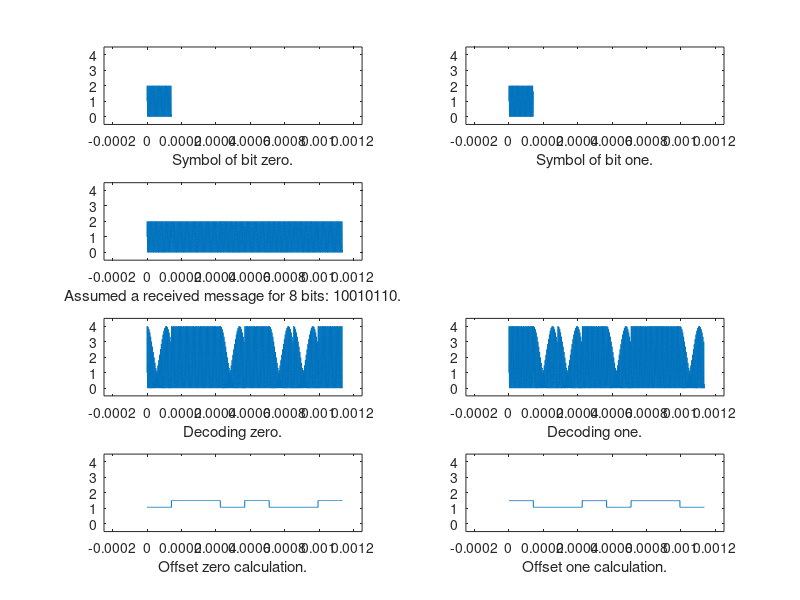

Source code (MATLAB):
% https://www.allaboutcircuits.com/technical-articles/digital-signal-processing-in-scilab-how-to-decode-an-fsk-signal/
% mducng, SoC team, G2touch
% For MPP2.0 digital HF
%%%%%%%%%%%%%%%%%%%%%%%%%%%%%%%%%%%%%%%%%%%%%%%%%%%%%%%%%%%%%%%%%%%%%%%%%%%
clc; clear;
close all;
f0               =  196429;
f1               =  205357;
Fs               =  4000000;
SamplesPerSymbol =  142*4;  % 142*10^(-6)*Fs = 142*4 (142 is from spec)

n                = 0:(SamplesPerSymbol-1);
t                = n*1/Fs;

SymbolZero       = 1 + sin(2*pi*f0*t);
SymbolOne        = 1 + sin(2*pi*f1*t);

%%%%%%%%%%%%%%%%%%%%%%%%%%%%%%%%%%%%%%%%%%%%%%%%%%%%%%%%%%%%%%%%%%%%%%%%%%%
receivedSignal   = [SymbolOne SymbolZero SymbolZero SymbolOne SymbolZero ...
    SymbolOne SymbolOne SymbolZero]; 
tRx              = (0:length(receivedSignal)-1)*1/Fs;

%%%%%%%%%%%%%%%%%%%%%%%%%%%%%%%%%%%%%%%%%%%%%%%%%%%%%%%%%%%%%%%%%%%%%%%%%%%
DecodingZero     = receivedSignal .* [SymbolZero SymbolZero SymbolZero ...
    SymbolZero SymbolZero SymbolZero SymbolZero SymbolZero];
DecodingOne      = receivedSignal .* [SymbolOne  SymbolOne  SymbolOne  ...
    SymbolOne  SymbolOne  SymbolOne  SymbolOne  SymbolOne ];

%%%%%%%%%%%%%%%%%%%%%%%%%%%%%%%%%%%%%%%%%%%%%%%%%%%%%%%%%%%%%%%%%%%%%%%%%%%
for k=1:(length(DecodingZero)/SamplesPerSymbol)
    SymbolOffsets_Zero((((k-1)*SamplesPerSymbol)+1):k*(SamplesPerSymbol))	...
        = mean(DecodingZero((((k-1)*SamplesPerSymbol)+1):k*(SamplesPerSymbol)));
end

for k=1:(length(DecodingOne)/SamplesPerSymbol)
    SymbolOffsets_One((((k-1)*SamplesPerSymbol)+1):k*(SamplesPerSymbol)) 	...
        = mean(DecodingOne((((k-1)*SamplesPerSymbol)+1):k*(SamplesPerSymbol)));
end
%%%%%%%%%%%%%%%%%%%%%%%%%%%%%%%%%%%%%%%%%%%%%%%%%%%%%%%%%%%%%%%%%%%%%%%%%%%

subplot(4,2,1);
plot(t, SymbolZero);
axis([-1000*1/Fs 5000*1/Fs -0.5 4.5]);
xlabel('Symbol of bit zero.');

subplot(4,2,2);
plot(t, SymbolOne);
axis([-1000*1/Fs 5000*1/Fs -0.5 4.5]);
xlabel('Symbol of bit one.');

subplot(4,2,3);
plot(tRx,receivedSignal);
axis([-1000*1/Fs 5000*1/Fs -0.5 4.5]);
xlabel('Assumed a received message for 8 bits: 10010110.');

subplot(4,2,5);
plot(tRx,DecodingZero);
axis([-1000*1/Fs 5000*1/Fs -0.5 4.5]);
xlabel("Decoding zero.");

subplot(4,2,6);
plot(tRx,DecodingOne);
xlabel("Decoding one.");
axis([-1000*1/Fs 5000*1/Fs -0.5 4.5]);

subplot(4,2,7);
plot(tRx,SymbolOffsets_Zero)
xlabel("Offset zero calculation.");
axis([-1000*1/Fs 5000*1/Fs -0.5 4.5]);

subplot(4,2,8);
plot(tRx,SymbolOffsets_One)
xlabel("Offset one calculation.");
axis([-1000*1/Fs 5000*1/Fs -0.5 4.5]);
